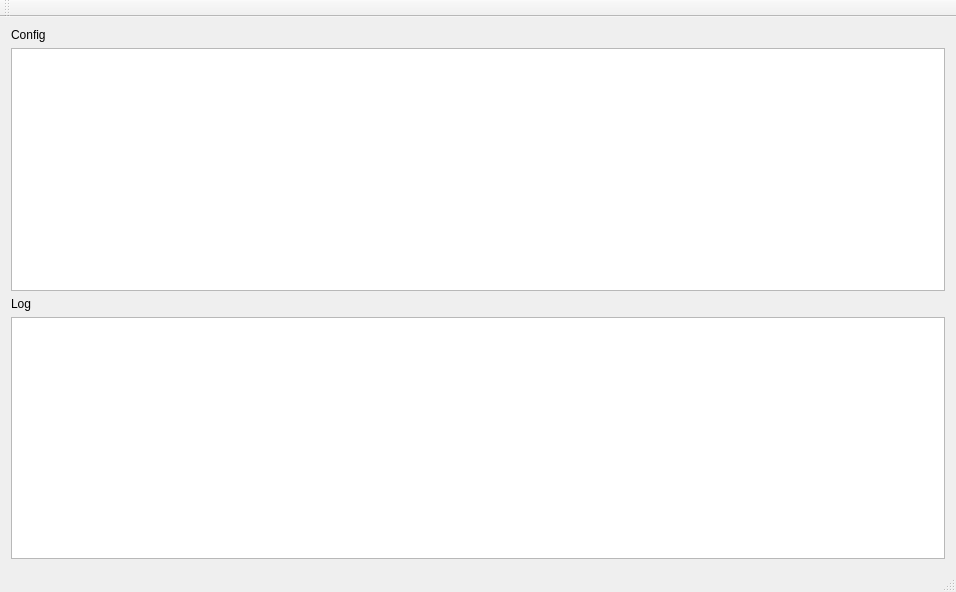
<?xml version="1.0" encoding="UTF-8"?>
<ui version="4.0">
 <class>MainWindow</class>
 <widget class="QMainWindow" name="MainWindow">
  <property name="geometry">
   <rect>
    <x>0</x>
    <y>0</y>
    <width>956</width>
    <height>592</height>
   </rect>
  </property>
  <property name="windowTitle">
   <string>MainWindow</string>
  </property>
  <widget class="QWidget" name="centralWidget">
   <layout class="QVBoxLayout" name="verticalLayout">
    <item>
     <widget class="QLabel" name="labelConfig">
      <property name="text">
       <string>Config</string>
      </property>
     </widget>
    </item>
    <item>
     <widget class="QTextBrowser" name="textConfig"/>
    </item>
    <item>
     <widget class="QLabel" name="labelLog">
      <property name="text">
       <string>Log</string>
      </property>
     </widget>
    </item>
    <item>
     <widget class="QTextBrowser" name="textLog"/>
    </item>
   </layout>
  </widget>
  <widget class="QMenuBar" name="menuBar">
   <property name="geometry">
    <rect>
     <x>0</x>
     <y>0</y>
     <width>956</width>
     <height>22</height>
    </rect>
   </property>
  </widget>
  <widget class="QToolBar" name="mainToolBar">
   <attribute name="toolBarArea">
    <enum>TopToolBarArea</enum>
   </attribute>
   <attribute name="toolBarBreak">
    <bool>false</bool>
   </attribute>
  </widget>
  <widget class="QStatusBar" name="statusBar"/>
 </widget>
 <layoutdefault spacing="6" margin="11"/>
 <resources/>
 <connections/>
</ui>
